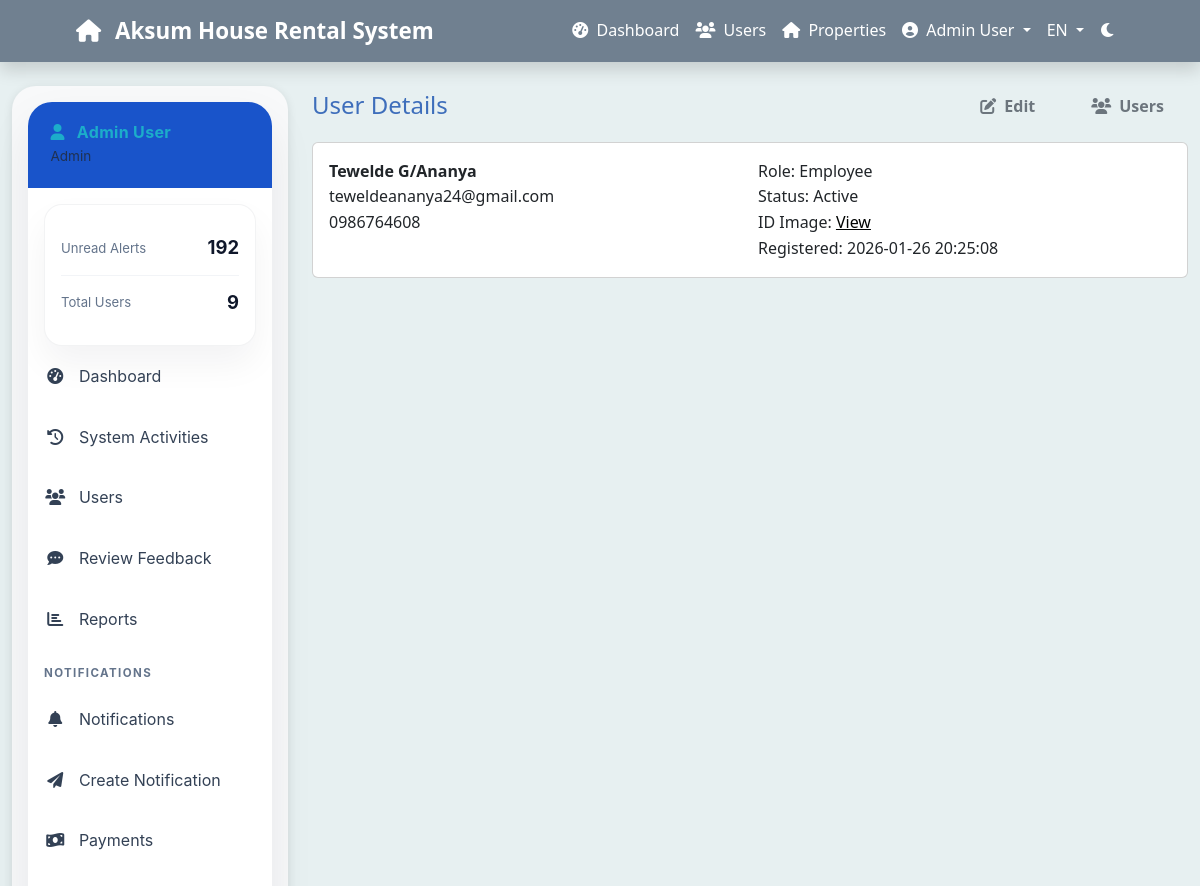
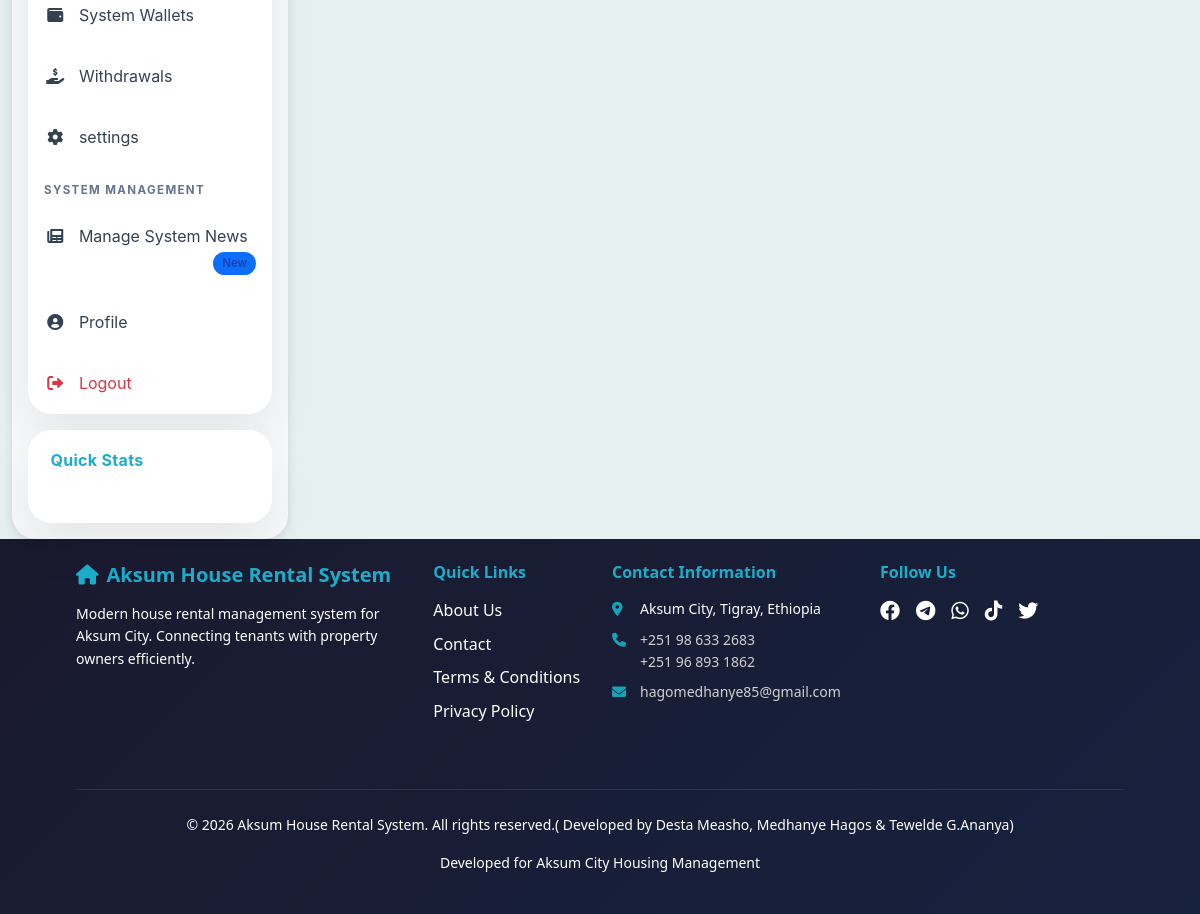
Screenshot of /admin/user-view.php?id=4 (signed in) with the database file from the repository (2 pictures, top to bottom).
### tables this page shows
CREATE TABLE `users` (
  `user_id` int(11) NOT NULL,
  `full_name` varchar(100) NOT NULL,
  `email` varchar(100) NOT NULL,
  `phone` varchar(20) DEFAULT NULL,
  `password_hash` varchar(255) NOT NULL,
  `role` enum('tenant','owner','employee','admin') NOT NULL,
  `id_number` varchar(50) DEFAULT NULL,
  `address` text DEFAULT NULL,
  `id_image` varchar(255) DEFAULT NULL,
  `profile_image` varchar(255) DEFAULT NULL,
  `profile_picture` varchar(255) DEFAULT NULL,
  `is_verified` tinyint(1) DEFAULT 0,
  `verification_token` varchar(255) DEFAULT NULL,
  `token_expires_at` datetime DEFAULT NULL,
  `is_active` tinyint(1) DEFAULT 1,
  `status` enum('active','inactive','suspended','pending') DEFAULT 'pending',
  `created_at` timestamp NOT NULL DEFAULT current_timestamp(),
  `updated_at` timestamp NOT NULL DEFAULT current_timestamp() ON UPDATE current_timestamp(),
  `login_attempts` int(11) DEFAULT 0 COMMENT 'Number of failed login attempts',
  `last_attempt_time` timestamp NULL DEFAULT NULL COMMENT 'Time of last failed login attempt',
  `lockout_until` timestamp NULL DEFAULT NULL COMMENT 'Time until account is locked out',
  `force_password_change` tinyint(1) DEFAULT 0
);

### includes/database.php (called while the page is built, shortened)
<?php
class Database {
    private $host = DB_HOST;
    private $user = DB_USER;
    private $pass = DB_PASS;
    private $dbname = DB_NAME;
    private $conn;
    private function connect() {
        $dsn = "mysql:host=" . $this->host . ";port=3306;dbname=" . $this->dbname . ";charset=utf8mb4";
        $options = array(
            PDO::ATTR_ERRMODE => PDO::ERRMODE_EXCEPTION,
            PDO::ATTR_DEFAULT_FETCH_MODE => PDO::FETCH_ASSOC,
            PDO::ATTR_EMULATE_PREPARES => false
        );
        try {
            $this->conn = new PDO($dsn, $this->user, $this->pass, $options);
        } catch (PDOException $e) {
            $this->error = "Connection failed: " . $e->getMessage();
            error_log($this->error);
            die("A database connection error occurred. Please try again later.");
        }
    }
    public function prepare($sql) {
        try {
            $stmt = $this->conn->prepare($sql);
            return $stmt;
        } catch (PDOException $e) {
            $this->error = "Prepare failed: " . $e->getMessage();
            error_log($this->error . " | SQL: " . $sql);
            return false;
        }
    }
    public function execute($stmt, $params = []) {
        try {
            $stmt->execute($params);
            return $stmt;
        } catch (PDOException $e) {
            $this->error = "Query failed: " . $e->getMessage();
            throw new Exception($this->error);
        }
    }
    public function getSingle($stmt, $params = []) {
        $result = $this->execute($stmt, $params);
        return $stmt->fetch();
    }
}
?>

### admin/user-view.php (the view, shortened to what this page needs)
<?php
require_once '../includes/config.php';
$id = isset($_GET['id']) ? (int)$_GET['id'] : 0;
try {
    $stmt = $db->prepare("SELECT user_id, full_name, email, phone, role, status, id_number, address, id_image, profile_image, created_at FROM users WHERE user_id = ?");
    $user = $db->getSingle($stmt, [$id]);
} catch (Exception $e) {}
include '../includes/header.php';
?>
<div class="container-fluid mt-4">
    <div class="row">
        <div class="col-lg-3"><?php include '../includes/sidebar.php'; ?></div>
        <div class="col-lg-9">
            <div class="d-flex justify-content-between align-items-center mb-3">
                <h1 class="h4 mb-0">User Details</h1>
                <div class="d-flex gap-2">
                    <a href="user-edit.php?id=<?php echo (int)$user['user_id']; ?>" class="btn btn-outline-secondary"><i class="fas fa-edit me-2"></i>Edit</a>
                    <a href="users.php" class="btn btn-outline-secondary"><i class="fas fa-users me-2"></i>Users</a>
                </div>
            </div>
            <div class="card mb-3">
                <div class="card-body">
                    <div class="row g-3">
                        <div class="col-md-6">
                            <div class="fw-bold"><?php echo htmlspecialchars($user['full_name']); ?></div>
                            <div><?php echo htmlspecialchars($user['email']); ?></div>
                            <div><?php echo htmlspecialchars($user['phone']); ?></div>
                        </div>
                        <div class="col-md-6">
                            <div>Role: <?php echo ucfirst($user['role']); ?></div>
                            <div>Status: <?php echo ucfirst($user['status']); ?></div>
                            <?php if (!empty($user['id_image']) || !empty($user['profile_image'])): ?>
                                <?php $idImagePath = !empty($user['id_image']) ? $user['id_image'] : $user['profile_image']; ?>
                                <div>
                                    ID Image:
                                    <a href="../<?php echo htmlspecialchars($idImagePath); ?>" target="_blank">View</a>
                                </div>
                            <?php endif; ?>
                            <div>Registered: <?php echo htmlspecialchars($user['created_at']); ?></div>
                        </div>
                    </div>
                </div>
            </div>
        </div>
    </div>
</div>
<?php include '../includes/footer.php'; ?>

### assets/css/style.css (style rules this page uses)
:root { --primary-color: #708090; --secondary-color: #010302; --accent-color: #47ad6e; --success-color: #1cadca; --warning-color: #dd6b20; --light-bg: #e7f0f1; --dark-text: #3e6ebb; --border-radius: 8px; --box-shadow: 0 2px 10px rgba(0,0,0,0.1); }
body { font-family: 'Segoe UI', Tahoma, Geneva, Verdana, sans-serif; color: var(--dark-text); line-height: 1.6; background-color: var(--light-bg); }
h1, h2, h3, h4, h5, h6 { color: var(--success-color); font-weight: 600; }
a, .nav-link { color: var(--secondary-color); transition: color 0.2s ease; }
.btn { border-radius: 25px; font-weight: 600; padding: 12px 30px; transition: all 0.3s ease; border: none; position: relative; overflow: hidden; }
.btn::before { content: ''; position: absolute; top: 0; left: -100%; width: 100%; height: 100%; background: linear-gradient(90deg, transparent, rgba(255,255,255,0.2), transparent); transition: left 0.5s ease; }
.btn { border-radius: var(--border-radius); font-weight: 600; padding: 0.5rem 1.5rem; transition: all 0.3s ease; }

### includes/footer.php (style rules this page uses)
html, body { height: 100%; }
body { display: flex; flex-direction: column; }

### rows the page displays
users: full_name "Tewelde G/Ananya", email "teweldeananya24@gmail.com", phone "0986764608", role "Employee", status "Active", created_at "2026-01-26 20:25:08"

### other values shown
t('site_name') "Aksum House Rental System"
t('dashboard') "Dashboard"
t('users') "Users"
t('properties') "Properties"
$_SESSION['user_name'] "Admin User"
get_current_language() "EN"
$role_labels[$_SESSION['user_role'] ?? 'user'] "Admin"
$item['label'] "Unread Alerts"
$item['value'] "192"
$item['label'] "Total Users"
$item['value'] "9"
t('system_activities') "System Activities"
t('review_feedback') "Review Feedback"
t('reports') "Reports"
t('notifications_section') "NOTIFICATIONS"
